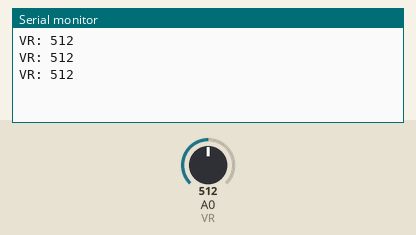
Recording of a sketch running on a simulated Arduino Uno, built with avr-gcc and run on an emulated ATmega328P. Parts: the last lines printed to the serial monitor. Inputs (shaded band) come from the test bench; at power-on: A0 (VR) = 512.

Above: at 1.3 s.
1.4 s: A0 (VR) set to 716
At 1.9 s:
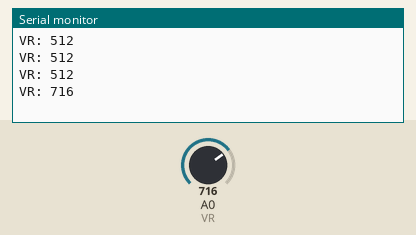
2.9 s: A0 (VR) set to 900
At 3.3 s:
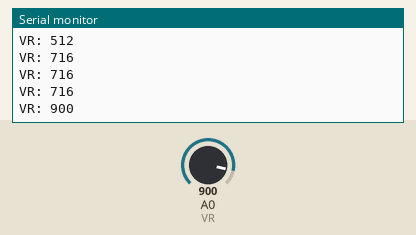
Timing chart, 0 to 5.9 s (numbered marks = the images above; inputs shaded):
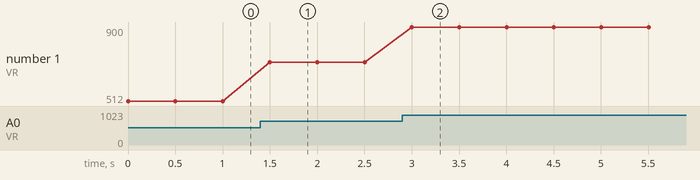

Measured:
- after the input at 1.4 s, the serial monitor: prints a new line after 0.10 s (image 1)
- after the input at 2.9 s, the serial monitor: prints a new line after 0.10 s (image 2)
- plotted number 1: 512 → 716 after the input at 1.4 s, 716 → 900 after the input at 2.9 s

The sketch:

VR.ino
```cpp
/*
 可調電阻接線:
 S1 ==> A0
 S2 ==> 空接
 V  ==> 5V
 G  ==> GND
 程式說明:每隔0.5秒從序列埠監控視窗印出可調電阻的數值。
 */
#define VR A0

void setup() {
  Serial.begin(9600);
  pinMode(VR, INPUT);
}

void loop() {
  Serial.print("VR: ");
  Serial.println(analogRead(VR));
  delay(500);
}
```
